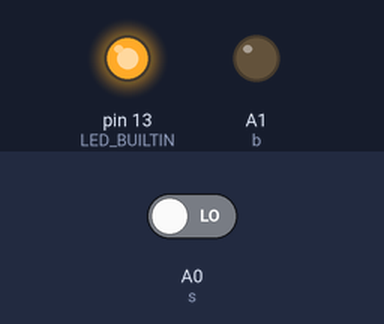
The sketch below on a simulated Arduino Uno, built with avr-gcc and run on an emulated ATmega328P. On the bench: output pins drawn as LEDs (lit = HIGH). Inputs (shaded band) come from the test bench; at power-on: A0 (s) LOW.

Above: at 6.8 s.
6.9 s: A0 (s) driven HIGH
At 10.2 s:
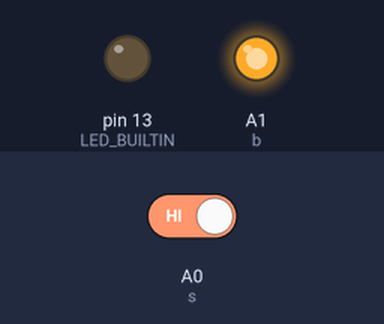
10.8 s: A0 (s) driven LOW
At 11.7 s:
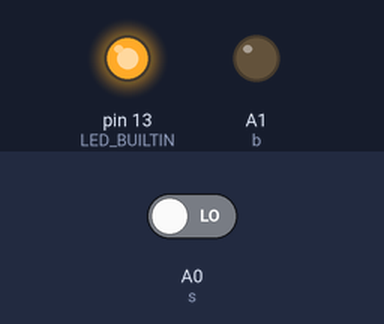
Timing chart, 0 to 13.8 s (numbered marks = the images above; inputs shaded):
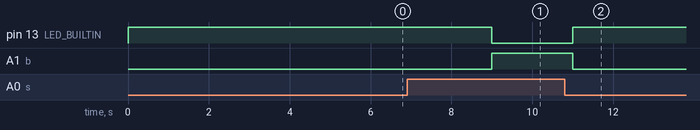

The sketch:

drowsiness_detection.ino
```cpp
#define s A0
#define b A1
void setup() {
  // put your setup code here, to run once:
  pinMode(s, INPUT);
  pinMode(LED_BUILTIN, OUTPUT);
  pinMode(b, OUTPUT);

}

void loop() {
  // put your main code here, to run repeatedly:
  if(digitalRead(s)){
    digitalWrite(LED_BUILTIN, LOW);
    digitalWrite(b, HIGH);
    delay(250);
  }
  else{
    digitalWrite(LED_BUILTIN, HIGH);
    digitalWrite(b, LOW);
    delay(3000);
  }
}
```

Measured:
- after the input at 6.9 s, pin 13 (LED_BUILTIN): HIGH → LOW after 2.1 s; A1 (b): LOW → HIGH after 2.1 s
- after the input at 10.8 s, pin 13 (LED_BUILTIN): LOW → HIGH after 0.20 s; A1 (b): HIGH → LOW after 0.20 s
